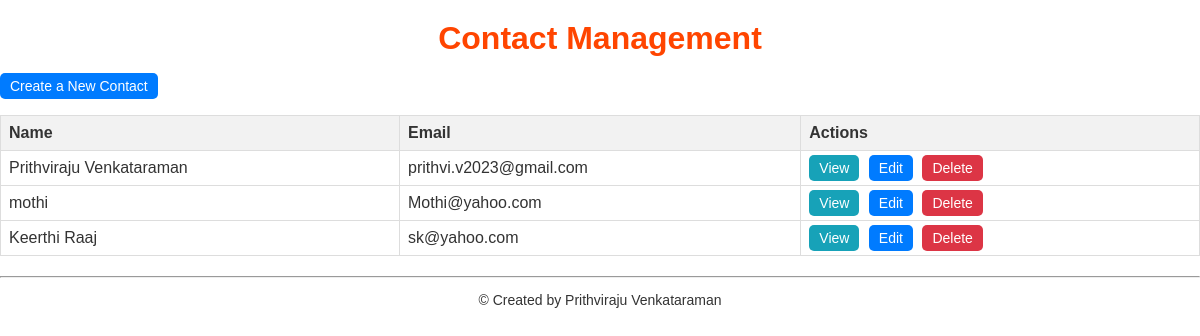
The page /contact_management/ on the database as committed earlier.
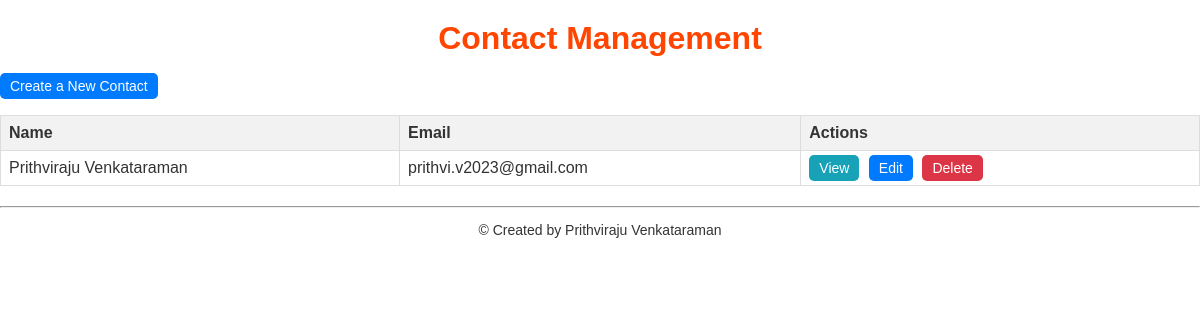
The same page on the database as committed later.
### contacts/models.py (models this page shows, shortened)
class Contact(models.Model):
    name = models.CharField(max_length=255, unique=True)
    email = models.EmailField(unique=True)
    notes = models.TextField(blank=True)
    created_at = models.DateTimeField(auto_now_add=True)

### contacts/views.py (the view)
# urls.py: path('contact_management/', views.ContactManagement.as_view(), name='contact_management'),
class ContactManagement(View):
    def get(self, request):
        contacts = Contact.objects.all()
        return render(request, 'contacts/contact_management.html', {'contacts': contacts})

### contacts/templates/contacts/contact_management.html (shortened to what this page needs)
<!DOCTYPE html>
<html>
<head>
</head>
<body>
    <h1>Contact Management</h1>
    <a href="{% url 'create_contact' %}" class="btn btn-primary">Create a New Contact</a>
    <table>
        <thead>
            <tr>
                <th>Name</th>
                <th>Email</th>
                <th>Actions</th>
            </tr>
        </thead>
        <tbody>
            {% for contact in contacts %}
            <tr>
                <td>{{ contact.name }}</td>
                <td>{{ contact.email }}</td>
                <td>
                    <a href="{% url 'contact_detail' contact.id %}" class="btn btn-info">View</a>
                    <a href="{% url 'contact_edit' contact.id %}" class="btn btn-primary">Edit</a>
                    <a href="{% url 'contact_delete' contact.id %}" class="btn btn-danger">Delete</a>
                </td>
            </tr>
            {% endfor %}
        </tbody>
    </table>
    <div class="footer">
        <hr>
        <p>&#169; Created by Prithviraju Venkataraman</p>
    </div>
</body>
</html>

### contacts/templates/contacts/contact_management.html (style rules this page uses)
body { background-color: #ffffff; color: #333333; font-family: Arial, sans-serif; margin: 0; padding: 0; }
h1 { color: #ff4500; text-align: center; margin: 20px 0; }
table { width: 100%; border-collapse: collapse; margin-top: 20px; }
th, td { border: 1px solid #ddd; padding: 8px; text-align: left; }
th { background-color: #f2f2f2; color: #333333; }
.btn { padding: 5px 10px; border: none; border-radius: 5px; cursor: pointer; font-size: 14px; margin-right: 5px; }
.btn-primary { background-color: #007bff; color: white; }
.btn-info { background-color: #17a2b8; color: white; }
.btn-danger { background-color: #dc3545; color: white; }
a { color: #1e90ff; text-decoration: none; }
.footer { text-align: center; margin-top: 20px; font-size: 14px; clear: both; }

Rows that differ between the two databases and show on the page:
removed Contact: name "mothi", email "Mothi@yahoo.com"
removed Contact: name "Keerthi Raaj", email "sk@yahoo.com"
